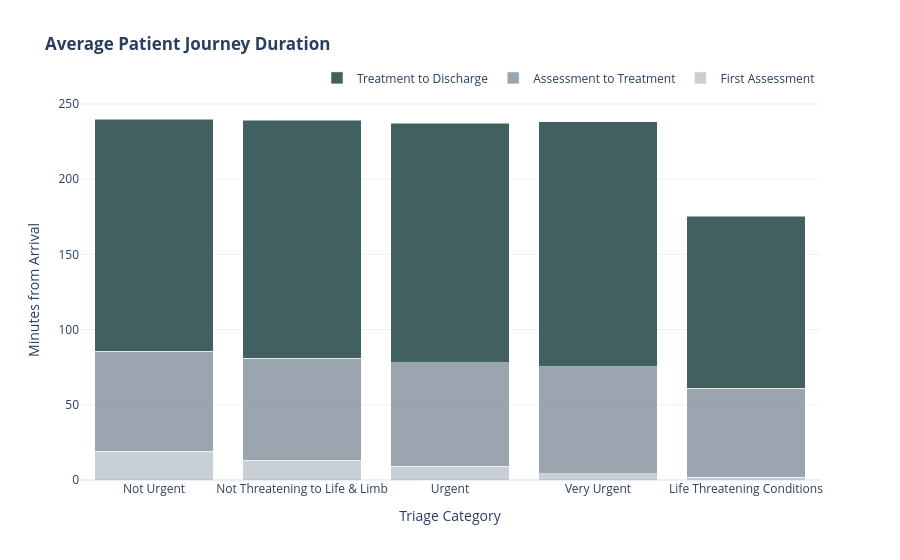

The code cell stored with this chart in its notebook:
### Code cell
fig = go.Figure()

# Stages of a patient flow 


fig.add_trace(go.Bar(
    x=query_1_df['triage_name'],
    y=query_1_df['avg_mins_to_first_assessment'],
    name='First Assessment',
    marker_color='lightslategray', 
    opacity=0.4
))

fig.add_trace(go.Bar(
    x=query_1_df['triage_name'],
    y=query_1_df['avg_mins_to_treatment_start'] - query_1_df['avg_mins_to_first_assessment'],
    name='Assessment to Treatment',
    marker_color='slategrey', 
    opacity=0.7
))

fig.add_trace(go.Bar(
    x=query_1_df['triage_name'],
    y=query_1_df['avg_total_visit_mins'] - query_1_df['avg_mins_to_treatment_start'],
    name='Treatment to Discharge',
    marker_color='darkslategrey',
    opacity=0.9
))

fig.update_layout(
    title='<b>Average Patient Journey Duration</b>',
    xaxis_title='Triage Category',
    yaxis_title='Minutes from Arrival',
    barmode='stack',
    template='plotly_white',
    legend=dict(orientation="h", yanchor="bottom", y=1.02, xanchor="right", x=1),
    margin=dict(t=100)
)

fig.show()

### Figure 1 — Plotly figure (JSON) as saved in the notebook; plotly's stock layout.template omitted (floating-point values rounded to 4 significant figures)
{"data": [{"marker": {"color": "lightslategray"}, "name": "First Assessment", "opacity": 0.4, "type": "bar", "x": ["Not Urgent", "Not Threatening to Life & Limb", "Urgent", "Very Urgent", "Life Threatening Conditions"], "y": [19.04, 13.22, 9.28, 4.27, 1.76]}, {"marker": {"color": "slategrey"}, "name": "Assessment to Treatment", "opacity": 0.7, "type": "bar", "x": ["Not Urgent", "Not Threatening to Life & Limb", "Urgent", "Very Urgent", "Life Threatening Conditions"], "y": [66.68, 67.8, 68.53, 71.16, 59.28]}, {"marker": {"color": "darkslategrey"}, "name": "Treatment to Discharge", "opacity": 0.9, "type": "bar", "x": ["Not Urgent", "Not Threatening to Life & Limb", "Urgent", "Very Urgent", "Life Threatening Conditions"], "y": [154.3, 158.1, 159.5, 162.9, 114.4]}], "layout": {"barmode": "stack", "legend": {"orientation": "h", "x": 1, "xanchor": "right", "y": 1.02, "yanchor": "bottom"}, "margin": {"t": 100}, "title": {"text": "<b>Average Patient Journey Duration</b>"}, "xaxis": {"title": {"text": "Triage Category"}}, "yaxis": {"title": {"text": "Minutes from Arrival"}}}}
